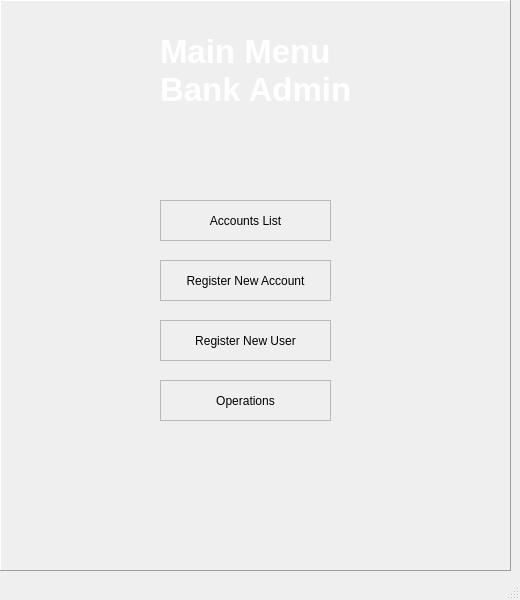
<?xml version="1.0" encoding="UTF-8"?>
<ui version="4.0">
 <class>MainWindow</class>
 <widget class="QMainWindow" name="MainWindow">
  <property name="geometry">
   <rect>
    <x>0</x>
    <y>0</y>
    <width>520</width>
    <height>600</height>
   </rect>
  </property>
  <property name="minimumSize">
   <size>
    <width>520</width>
    <height>600</height>
   </size>
  </property>
  <property name="maximumSize">
   <size>
    <width>520</width>
    <height>600</height>
   </size>
  </property>
  <property name="windowTitle">
   <string>Bank Admin Panel</string>
  </property>
  <property name="styleSheet">
   <string notr="true"/>
  </property>
  <widget class="QWidget" name="wid_mainMenuWidget">
   <widget class="QWidget" name="verticalLayoutWidget">
    <property name="geometry">
     <rect>
      <x>0</x>
      <y>0</y>
      <width>511</width>
      <height>571</height>
     </rect>
    </property>
    <layout class="QVBoxLayout" name="verticalLayout">
     <item>
      <widget class="QFrame" name="frm_mainMenuFrame">
       <property name="autoFillBackground">
        <bool>true</bool>
       </property>
       <property name="styleSheet">
        <string notr="true"/>
       </property>
       <property name="frameShape">
        <enum>QFrame::Panel</enum>
       </property>
       <property name="frameShadow">
        <enum>QFrame::Raised</enum>
       </property>
       <widget class="QLabel" name="label">
        <property name="geometry">
         <rect>
          <x>160</x>
          <y>30</y>
          <width>241</width>
          <height>81</height>
         </rect>
        </property>
        <property name="font">
         <font>
          <pointsize>25</pointsize>
          <bold>true</bold>
         </font>
        </property>
        <property name="styleSheet">
         <string notr="true">color: rgb(255, 255, 255);</string>
        </property>
        <property name="text">
         <string>Main Menu   Bank Admin</string>
        </property>
        <property name="wordWrap">
         <bool>true</bool>
        </property>
       </widget>
       <widget class="QFrame" name="frm_accountsList">
        <property name="enabled">
         <bool>true</bool>
        </property>
        <property name="geometry">
         <rect>
          <x>160</x>
          <y>200</y>
          <width>171</width>
          <height>41</height>
         </rect>
        </property>
        <property name="styleSheet">
         <string notr="true">border-color: rgb(0, 0, 0);</string>
        </property>
        <property name="frameShape">
         <enum>QFrame::StyledPanel</enum>
        </property>
        <property name="frameShadow">
         <enum>QFrame::Raised</enum>
        </property>
        <widget class="QPushButton" name="btn_accountsList">
         <property name="geometry">
          <rect>
           <x>0</x>
           <y>0</y>
           <width>171</width>
           <height>41</height>
          </rect>
         </property>
         <property name="cursor">
          <cursorShape>PointingHandCursor</cursorShape>
         </property>
         <property name="autoFillBackground">
          <bool>false</bool>
         </property>
         <property name="styleSheet">
          <string notr="true">background-color: grey
</string>
         </property>
         <property name="text">
          <string>Accounts List</string>
         </property>
         <property name="icon">
          <iconset theme="contact-new"/>
         </property>
         <property name="iconSize">
          <size>
           <width>26</width>
           <height>26</height>
          </size>
         </property>
         <property name="default">
          <bool>false</bool>
         </property>
         <property name="flat">
          <bool>true</bool>
         </property>
        </widget>
       </widget>
       <widget class="QFrame" name="frm_registerNewAccount">
        <property name="enabled">
         <bool>true</bool>
        </property>
        <property name="geometry">
         <rect>
          <x>160</x>
          <y>260</y>
          <width>171</width>
          <height>41</height>
         </rect>
        </property>
        <property name="styleSheet">
         <string notr="true">border-color: rgb(0, 0, 0);</string>
        </property>
        <property name="frameShape">
         <enum>QFrame::StyledPanel</enum>
        </property>
        <property name="frameShadow">
         <enum>QFrame::Raised</enum>
        </property>
        <widget class="QPushButton" name="btn_registerNewAccount">
         <property name="geometry">
          <rect>
           <x>0</x>
           <y>0</y>
           <width>171</width>
           <height>41</height>
          </rect>
         </property>
         <property name="cursor">
          <cursorShape>PointingHandCursor</cursorShape>
         </property>
         <property name="autoFillBackground">
          <bool>false</bool>
         </property>
         <property name="styleSheet">
          <string notr="true">background-color: grey
</string>
         </property>
         <property name="text">
          <string>Register New Account</string>
         </property>
         <property name="icon">
          <iconset theme="list-add"/>
         </property>
         <property name="iconSize">
          <size>
           <width>26</width>
           <height>26</height>
          </size>
         </property>
         <property name="default">
          <bool>false</bool>
         </property>
         <property name="flat">
          <bool>true</bool>
         </property>
        </widget>
       </widget>
       <widget class="QFrame" name="frm_registerNewUser">
        <property name="enabled">
         <bool>true</bool>
        </property>
        <property name="geometry">
         <rect>
          <x>160</x>
          <y>320</y>
          <width>171</width>
          <height>41</height>
         </rect>
        </property>
        <property name="styleSheet">
         <string notr="true">border-color: rgb(0, 0, 0);</string>
        </property>
        <property name="frameShape">
         <enum>QFrame::StyledPanel</enum>
        </property>
        <property name="frameShadow">
         <enum>QFrame::Raised</enum>
        </property>
        <widget class="QPushButton" name="btn_registerNewUser">
         <property name="geometry">
          <rect>
           <x>0</x>
           <y>0</y>
           <width>171</width>
           <height>41</height>
          </rect>
         </property>
         <property name="cursor">
          <cursorShape>PointingHandCursor</cursorShape>
         </property>
         <property name="autoFillBackground">
          <bool>false</bool>
         </property>
         <property name="styleSheet">
          <string notr="true">background-color: grey
</string>
         </property>
         <property name="text">
          <string>Register New User</string>
         </property>
         <property name="icon">
          <iconset theme="list-add"/>
         </property>
         <property name="iconSize">
          <size>
           <width>26</width>
           <height>26</height>
          </size>
         </property>
         <property name="default">
          <bool>false</bool>
         </property>
         <property name="flat">
          <bool>true</bool>
         </property>
        </widget>
       </widget>
       <widget class="QFrame" name="frm_operations">
        <property name="enabled">
         <bool>true</bool>
        </property>
        <property name="geometry">
         <rect>
          <x>160</x>
          <y>380</y>
          <width>171</width>
          <height>41</height>
         </rect>
        </property>
        <property name="styleSheet">
         <string notr="true">border-color: rgb(0, 0, 0);</string>
        </property>
        <property name="frameShape">
         <enum>QFrame::StyledPanel</enum>
        </property>
        <property name="frameShadow">
         <enum>QFrame::Raised</enum>
        </property>
        <widget class="QPushButton" name="btn_operations">
         <property name="geometry">
          <rect>
           <x>0</x>
           <y>0</y>
           <width>171</width>
           <height>41</height>
          </rect>
         </property>
         <property name="cursor">
          <cursorShape>PointingHandCursor</cursorShape>
         </property>
         <property name="autoFillBackground">
          <bool>false</bool>
         </property>
         <property name="styleSheet">
          <string notr="true">background-color: grey
</string>
         </property>
         <property name="text">
          <string>Operations</string>
         </property>
         <property name="icon">
          <iconset theme="applications-other"/>
         </property>
         <property name="iconSize">
          <size>
           <width>26</width>
           <height>26</height>
          </size>
         </property>
         <property name="default">
          <bool>false</bool>
         </property>
         <property name="flat">
          <bool>true</bool>
         </property>
        </widget>
       </widget>
       <zorder>frm_accountsList</zorder>
       <zorder>label</zorder>
       <zorder>frm_registerNewAccount</zorder>
       <zorder>frm_registerNewUser</zorder>
       <zorder>frm_operations</zorder>
      </widget>
     </item>
    </layout>
   </widget>
  </widget>
  <widget class="QMenuBar" name="menubar">
   <property name="geometry">
    <rect>
     <x>0</x>
     <y>0</y>
     <width>520</width>
     <height>20</height>
    </rect>
   </property>
  </widget>
  <widget class="QStatusBar" name="statusbar"/>
 </widget>
 <resources/>
 <connections/>
</ui>
